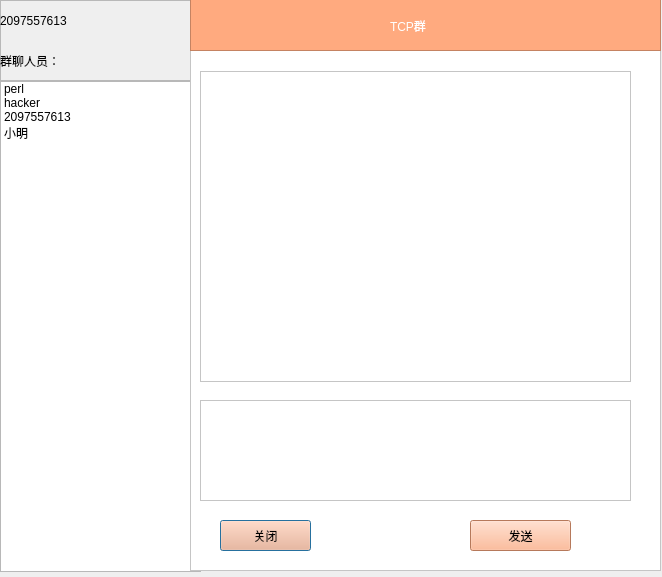
<?xml version="1.0" encoding="UTF-8"?>
<ui version="4.0">
 <class>Dialog</class>
 <widget class="QDialog" name="Dialog">
  <property name="geometry">
   <rect>
    <x>0</x>
    <y>0</y>
    <width>662</width>
    <height>577</height>
   </rect>
  </property>
  <property name="windowTitle">
   <string>群聊</string>
  </property>
  <property name="windowIcon">
   <iconset>
    <normaloff>image/qq.jpeg</normaloff>image/qq.jpeg</iconset>
  </property>
  <property name="styleSheet">
   <string notr="true"/>
  </property>
  <widget class="QListWidget" name="listWidget">
   <property name="geometry">
    <rect>
     <x>0</x>
     <y>81</y>
     <width>201</width>
     <height>491</height>
    </rect>
   </property>
   <property name="styleSheet">
    <string notr="true">background-image: url(:/img/image/qqchatbk.jpg);</string>
   </property>
   <property name="iconSize">
    <size>
     <width>45</width>
     <height>45</height>
    </size>
   </property>
   <item>
    <property name="text">
     <string>perl</string>
    </property>
    <property name="icon">
     <iconset>
      <normaloff>image/qqlogin.jpg</normaloff>image/qqlogin.jpg</iconset>
    </property>
   </item>
   <item>
    <property name="text">
     <string>hacker</string>
    </property>
    <property name="icon">
     <iconset>
      <normaloff>image/partjob.png</normaloff>image/partjob.png</iconset>
    </property>
   </item>
   <item>
    <property name="text">
     <string>2097557613</string>
    </property>
    <property name="icon">
     <iconset>
      <normaloff>image/loginbk.jpg</normaloff>image/loginbk.jpg</iconset>
    </property>
   </item>
   <item>
    <property name="text">
     <string>小明</string>
    </property>
    <property name="icon">
     <iconset>
      <normaloff>image/chatbk.jpg</normaloff>image/chatbk.jpg</iconset>
    </property>
   </item>
  </widget>
  <widget class="QFrame" name="frame">
   <property name="geometry">
    <rect>
     <x>0</x>
     <y>0</y>
     <width>201</width>
     <height>81</height>
    </rect>
   </property>
   <property name="styleSheet">
    <string notr="true">background-image: url(:/img/image/qqchatbk.jpg);</string>
   </property>
   <property name="frameShape">
    <enum>QFrame::StyledPanel</enum>
   </property>
   <property name="frameShadow">
    <enum>QFrame::Raised</enum>
   </property>
   <widget class="QLabel" name="label_2">
    <property name="geometry">
     <rect>
      <x>0</x>
      <y>0</y>
      <width>201</width>
      <height>41</height>
     </rect>
    </property>
    <property name="text">
     <string>2097557613</string>
    </property>
   </widget>
   <widget class="QLabel" name="label">
    <property name="geometry">
     <rect>
      <x>0</x>
      <y>40</y>
      <width>201</width>
      <height>41</height>
     </rect>
    </property>
    <property name="text">
     <string>群聊人员：</string>
    </property>
   </widget>
  </widget>
  <widget class="QFrame" name="frame_2">
   <property name="geometry">
    <rect>
     <x>190</x>
     <y>-10</y>
     <width>471</width>
     <height>581</height>
    </rect>
   </property>
   <property name="minimumSize">
    <size>
     <width>471</width>
     <height>581</height>
    </size>
   </property>
   <property name="maximumSize">
    <size>
     <width>471</width>
     <height>581</height>
    </size>
   </property>
   <property name="styleSheet">
    <string notr="true">;
background-color: rgb(255, 255, 255);</string>
   </property>
   <property name="frameShape">
    <enum>QFrame::StyledPanel</enum>
   </property>
   <property name="frameShadow">
    <enum>QFrame::Raised</enum>
   </property>
   <widget class="QTextEdit" name="textEdit">
    <property name="geometry">
     <rect>
      <x>10</x>
      <y>410</y>
      <width>431</width>
      <height>101</height>
     </rect>
    </property>
    <property name="styleSheet">
     <string notr="true">background-color: rgb(255, 255, 255);</string>
    </property>
   </widget>
   <widget class="QTextBrowser" name="textBrowser">
    <property name="geometry">
     <rect>
      <x>10</x>
      <y>81</y>
      <width>431</width>
      <height>311</height>
     </rect>
    </property>
    <property name="styleSheet">
     <string notr="true">background-color: rgb(255, 255, 255);</string>
    </property>
   </widget>
   <widget class="QPushButton" name="pushButton">
    <property name="geometry">
     <rect>
      <x>30</x>
      <y>530</y>
      <width>91</width>
      <height>31</height>
     </rect>
    </property>
    <property name="styleSheet">
     <string notr="true">background-color: rgb(255, 170, 127);</string>
    </property>
    <property name="text">
     <string>关闭</string>
    </property>
   </widget>
   <widget class="QPushButton" name="pushButton_2">
    <property name="geometry">
     <rect>
      <x>280</x>
      <y>530</y>
      <width>101</width>
      <height>31</height>
     </rect>
    </property>
    <property name="styleSheet">
     <string notr="true">background-color: rgb(255, 170, 127);</string>
    </property>
    <property name="text">
     <string>发送</string>
    </property>
   </widget>
   <widget class="QFrame" name="frame_3">
    <property name="geometry">
     <rect>
      <x>0</x>
      <y>0</y>
      <width>471</width>
      <height>61</height>
     </rect>
    </property>
    <property name="styleSheet">
     <string notr="true">background-color: rgb(255, 170, 127);</string>
    </property>
    <property name="frameShape">
     <enum>QFrame::StyledPanel</enum>
    </property>
    <property name="frameShadow">
     <enum>QFrame::Raised</enum>
    </property>
    <widget class="QLabel" name="label_3">
     <property name="geometry">
      <rect>
       <x>200</x>
       <y>20</y>
       <width>61</width>
       <height>31</height>
      </rect>
     </property>
     <property name="styleSheet">
      <string notr="true">color: rgb(255, 255, 255);
font: 14pt &quot;Agency FB&quot;;</string>
     </property>
     <property name="text">
      <string>TCP群</string>
     </property>
    </widget>
   </widget>
  </widget>
 </widget>
 <resources>
  <include location="login.qrc"/>
 </resources>
 <connections/>
</ui>
